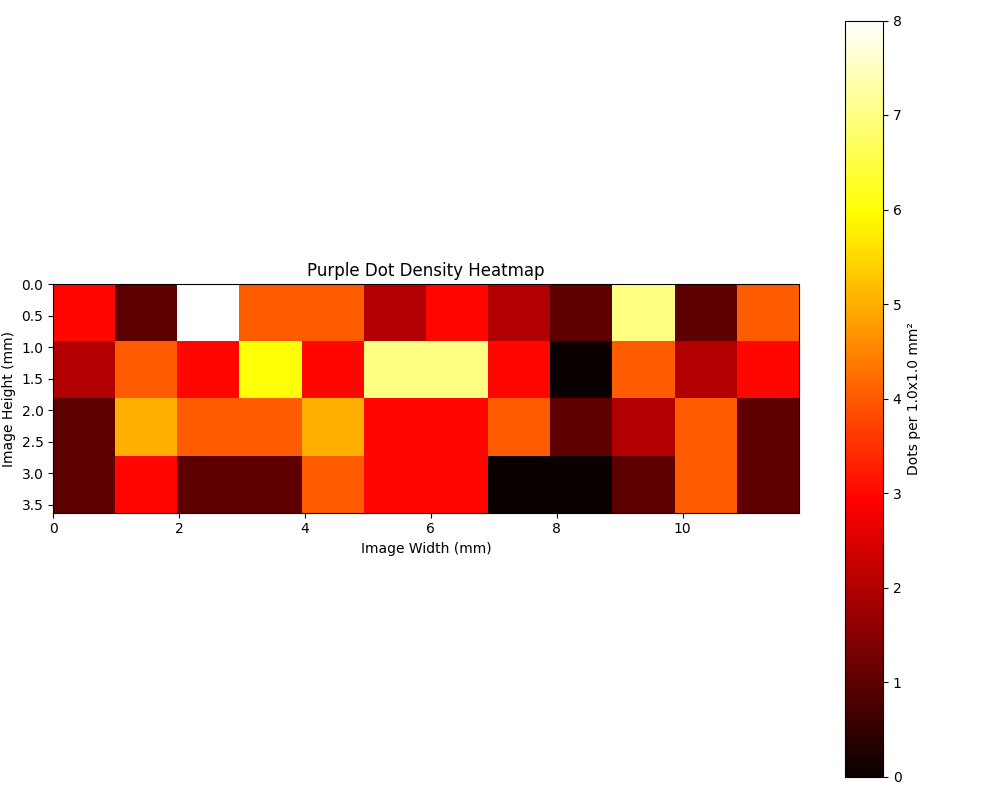
#> input picture dot_density_heatmap.png, 1000 x 800 px, given in place of the camera
$ python colorTracking.py
#> lines starting #> are read from the running program, lines starting #| are printed output that depends on the picture; after the words box and inside, x2 and y2 are one past the last pixel; in counts of white or black regions, pixels touching at a corner belong together
import cv2 as cv
import numpy as np
def nothing(x):
    pass

cap = cv.VideoCapture(0)

if not cap.isOpened():
    print("Camera no work")
    exit()
img = np.zeros((640, 480, 3), np.uint8)
cv.namedWindow('isolatedColor')
cv.createTrackbar('H','isolatedColor', 0, 179, nothing)
cv.createTrackbar('S','isolatedColor', 0, 255, nothing)
cv.createTrackbar('V','isolatedColor', 0, 255, nothing)

while True:
    #capture a frame
    ret, frame = cap.read()
#> frame is the input picture: shape (800, 1000, 3); mean B, G, R 193.8, 205.7, 238.5
    if not ret:
        print("couldn't get a frame")
        break
    #convert our frame from BGR to HSV
    hsvConverted = cv.cvtColor(frame, cv.COLOR_BGR2HSV)
#> hsvConverted: shape (800, 1000, 3); mean H, S, V 1.8, 59, 238.5
    #Get the HSV Values to look for in the frame
    hPoint = cv.getTrackbarPos('H', 'isolatedColor')
    sPoint = cv.getTrackbarPos('S', 'isolatedColor')
    vPoint = cv.getTrackbarPos('V', 'isolatedColor')

    #Add margin of error to those hsv values, keep it in range 0,255
    hLower = hPoint - 10
    hUpper = hPoint + 10
    sLower = sPoint - 50
    sUpper = sPoint + 50
    vLower = vPoint - 50
    vUpper = vPoint + 50
    if hLower < 0: hLower = 0
    if hUpper > 179: hUpper = 179
    if sLower < 0: sLower = 0
    if sUpper > 255: sUpper = 255
    if vLower < 0: vLower = 0
    if vUpper > 255: vUpper = 255

    #define boundaries for what we consider to be color
    lower = np.array([hLower,sLower,vLower])
    upper = np.array([hUpper,sUpper,vUpper])

    generatedMask = cv.inRange(hsvConverted, lower, upper)
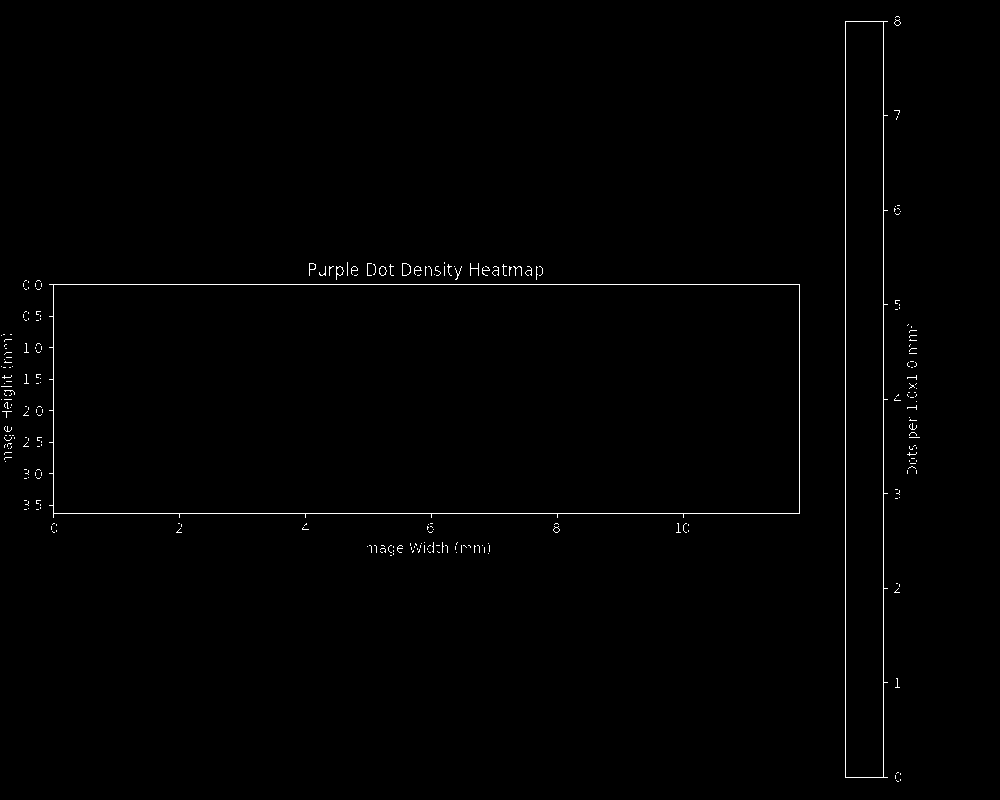
#> generatedMask: shape (800, 1000); 0.67% white in thin lines or dots, all inside (x1, y1, x2, y2) = (1, 16, 920, 782)
    kernel = np.ones((5,5), np.uint8)
    dilated = cv.dilate(generatedMask, kernel, iterations = 2)
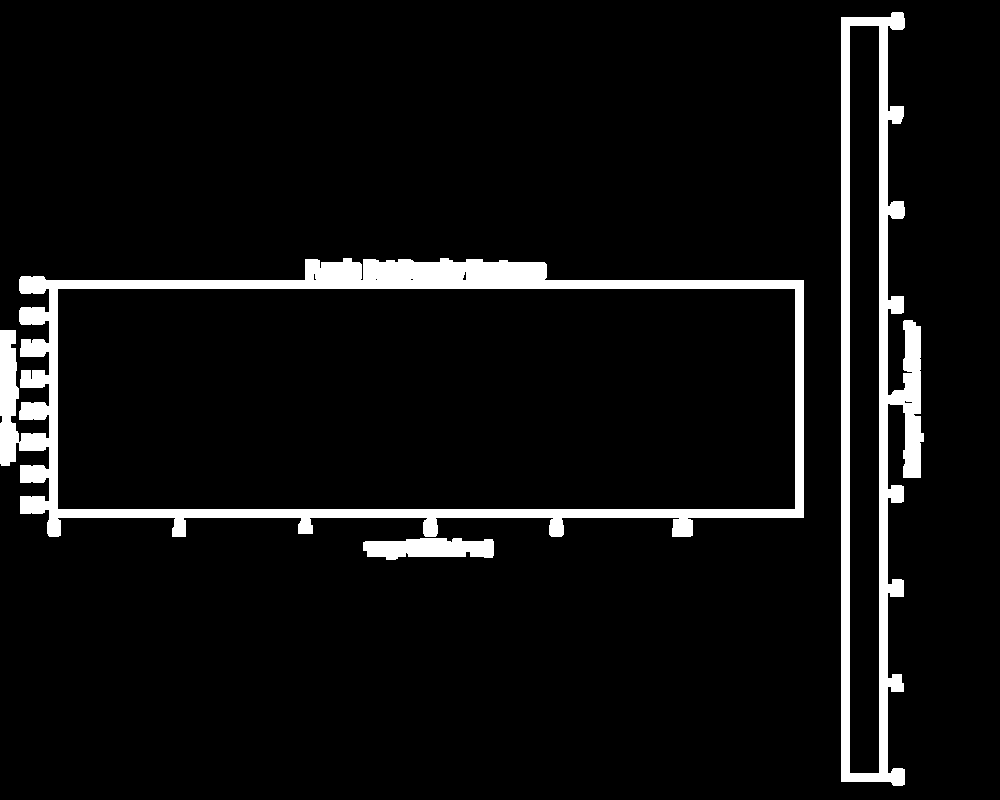
#> dilated: shape (800, 1000); 6.4% white; 3 white regions, box (x1, y1, x2, y2) and area: (0, 258, 804, 537) 29777, (841, 12, 924, 786) 19200, (363, 538, 494, 560) 2240
    eroded = cv.erode(dilated, kernel, iterations = 2)
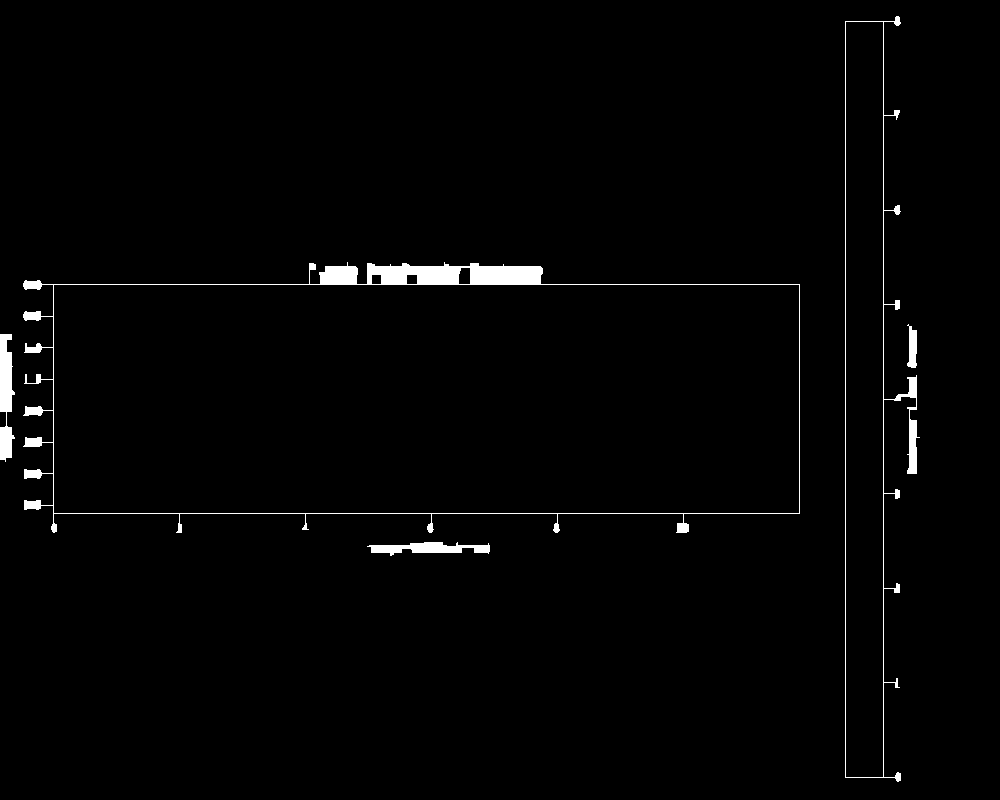
#> eroded: shape (800, 1000); 1.6% white; 5 white regions
    #dilated = cv.dilate(eroded, kernel, iterations = 1)

    result = cv.bitwise_and(frame, frame, mask=eroded)
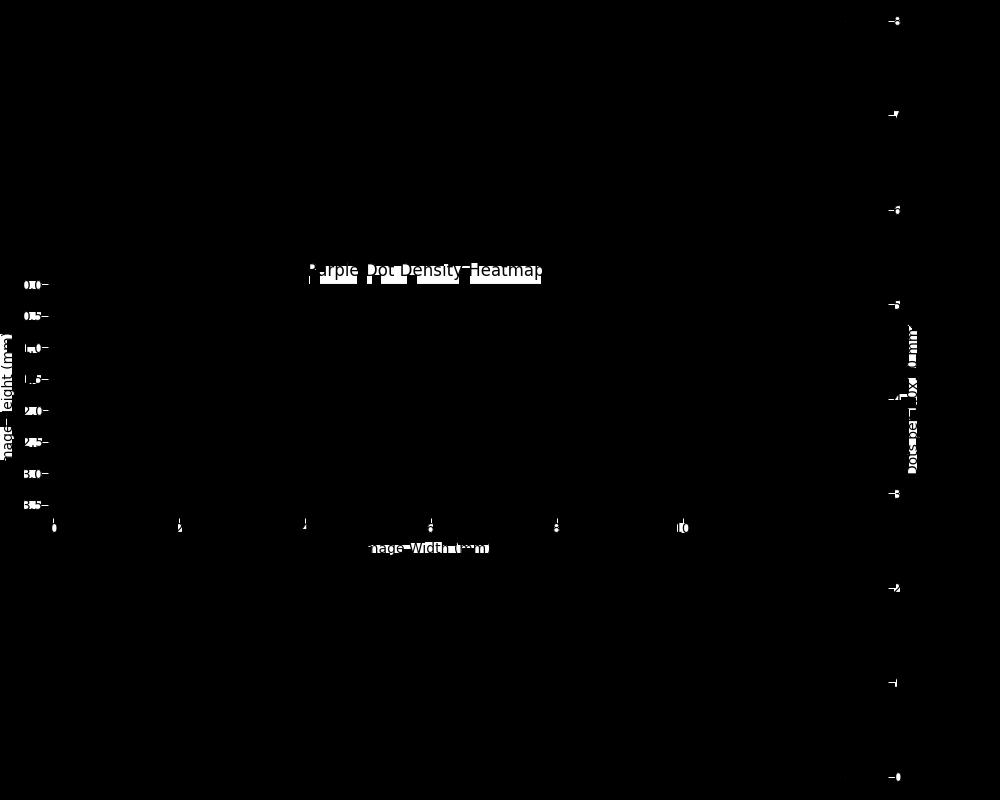
#> result: shape (800, 1000, 3); min 0, max 255, mean 2


    #cv.imshow("frame", frame)
    #cv.imshow("binaryImg", eroded)
    cv.imshow("isolatedColor", result)
    #conert the frame from BGR to Gray
    # grayConverted = cv.cvtColor(frame, cv.COLOR_BGR2GRAY)
    # cv.imshow("frame", grayConverted)

    #Find the contours, then find the largest area contour
    #Calculate the moments and centroid. If the radius of the circle is above a value, draw that circle and centroid

    contours, hierarchy = cv.findContours(eroded, cv.RETR_TREE, cv.CHAIN_APPROX_SIMPLE)
#> contours = 10 contours; largest, box (x1, y1, x2, y2) and area: (23, 262, 800, 533) 175896, (53, 284, 800, 514) 170832, (845, 16, 920, 782) 29580, (845, 21, 884, 778) 28726, (0, 334, 15, 462) 1150
    # for i in range(0,len(contours)):

    #     cv.drawContours(frame, contours, i, (0, 255,255), 2)
    if(len(contours) > 0):
        area = cv.contourArea(contours[0])
#> area = 810.5
        c = max(contours, key=cv.contourArea)
#> c = contour of 365 points, box (x1, y1, x2, y2) (23, 262, 800, 533), area 175896
        ((x, y), radius) = cv.minEnclosingCircle(c)
#> x = 411; y = 398; radius = 404.7
        M = cv.moments(c)
#> M = moments, m00 175896, centre m10/m00, m01/m00 = (424.1, 396)
        center= int(M['m10']/M['m00']),int(M['m01']/M['m00'])
#> center = (424, 395)

        if radius > 10:
            cv.circle(frame, (int(x), int(y)), int(radius),(0, 255, 255), 2)
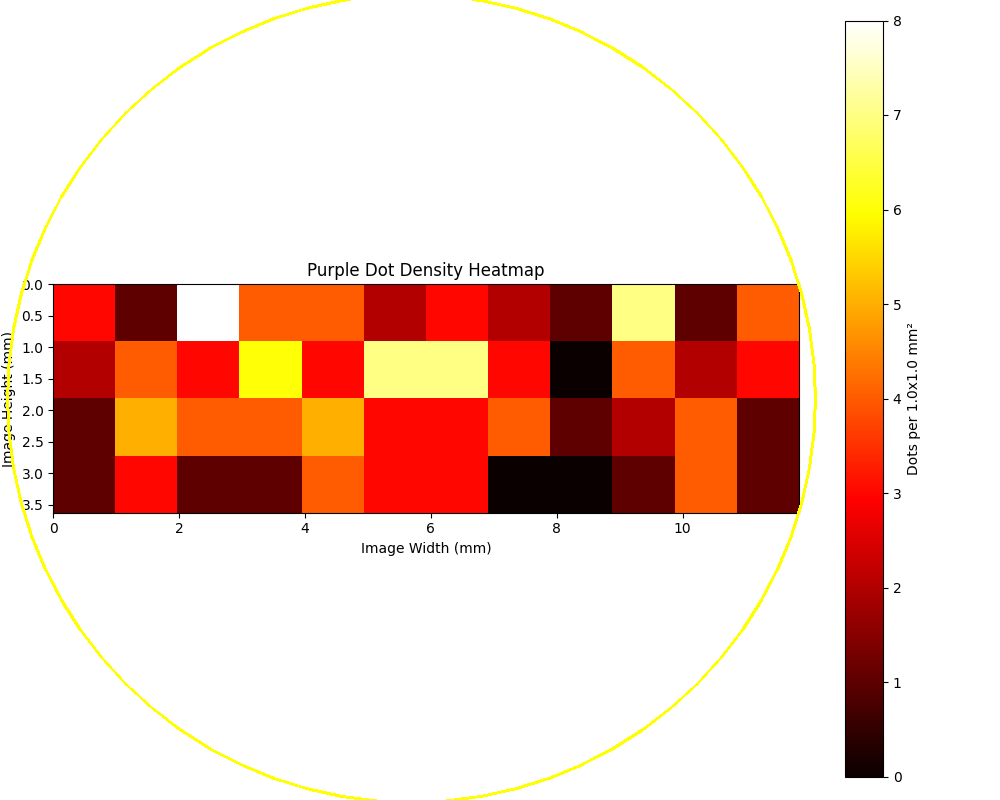
#> frame: shape (800, 1000, 3); 0.85% of pixels changed, all inside (x1, y1, x2, y2) = (6, 0, 817, 800)
            cv.circle(frame, center, 5, (0, 0, 255), -1)
#> frame: shape (800, 1000, 3); 0.01% of pixels changed, all inside (x1, y1, x2, y2) = (419, 390, 430, 401)

    # [6 lines of commented-out code are left out]

    cv.imshow("contours", frame)

    if cv.waitKey(1) == ord('q'):
#> (key q is pressed here)
        break
    elif cv.waitKey(1) == ord('s'):
        cv.imwrite('savedIm.png', frame)
        cv.imwrite('savedMask.png', generatedMask)
        cv.imwrite('savedResult.png', result)

cap.release()
cv.destroyAllWindows()

$ run again, on dot_diameters_distribution_microns.png
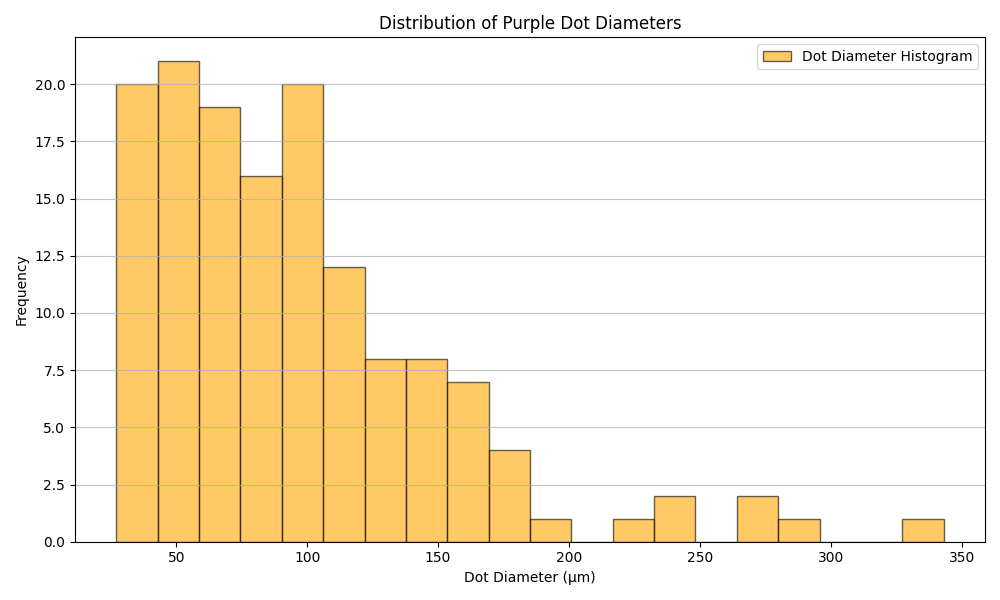
#> input picture dot_diameters_distribution_microns.png, 1000 x 600 px, given in place of the camera
#> frame is the input picture: shape (600, 1000, 3); mean B, G, R 216.1, 237.6, 249.3
#> hsvConverted: shape (600, 1000, 3); mean H, S, V 4.3, 34.3, 249.3
#> `generatedMask = cv.inRange(hsvConverted, lower, upper)`:
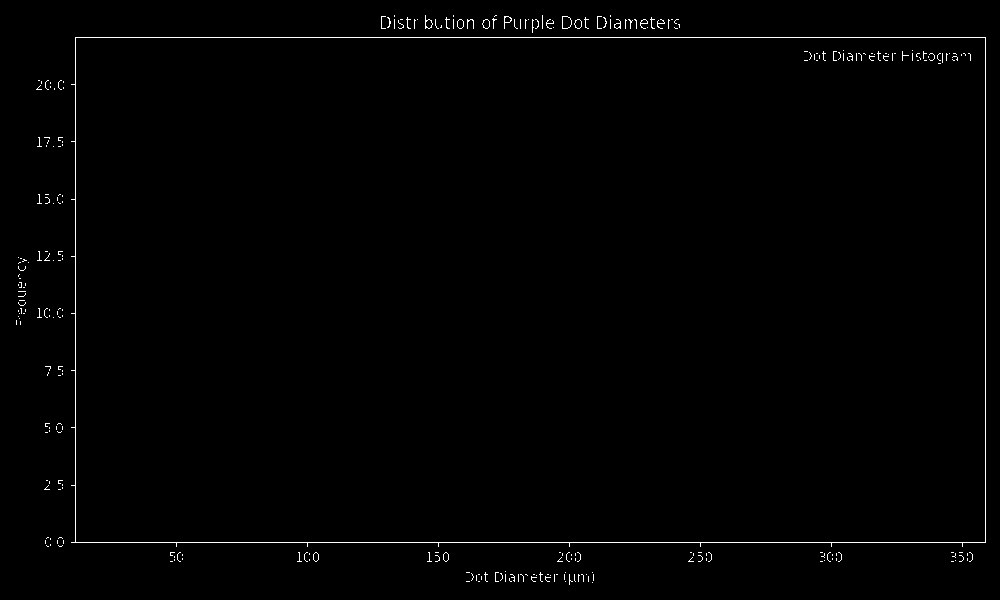
#> generatedMask: shape (600, 1000); 0.82% white in thin lines or dots
#> dilated: shape (600, 1000); 7.8% white; 3 white regions, box (x1, y1, x2, y2) and area: (12, 11, 990, 566) 41362, (800, 46, 975, 68) 2973, (462, 567, 598, 589) 2346
#> eroded: shape (600, 1000); 2.2% white; 4 white regions
#> contours = 11 contours; largest, box (x1, y1, x2, y2) and area: (36, 15, 986, 562) 467658, (75, 37, 986, 543) 459548, (804, 50, 971, 64) 998, (466, 571, 594, 585) 845, (16, 257, 29, 325) 350
#> area = 845
#> c = contour of 392 points, box (x1, y1, x2, y2) (36, 15, 986, 562), area 467658
#> x = 515.5; y = 291; radius = 533.8
#> M = moments, m00 467658, centre m10/m00, m01/m00 = (528.6, 287.2)
#> center = (528, 287)
#> `cv.circle(frame, (int(x), int(y)), int(radius),(0, 255, 255), 2)`:
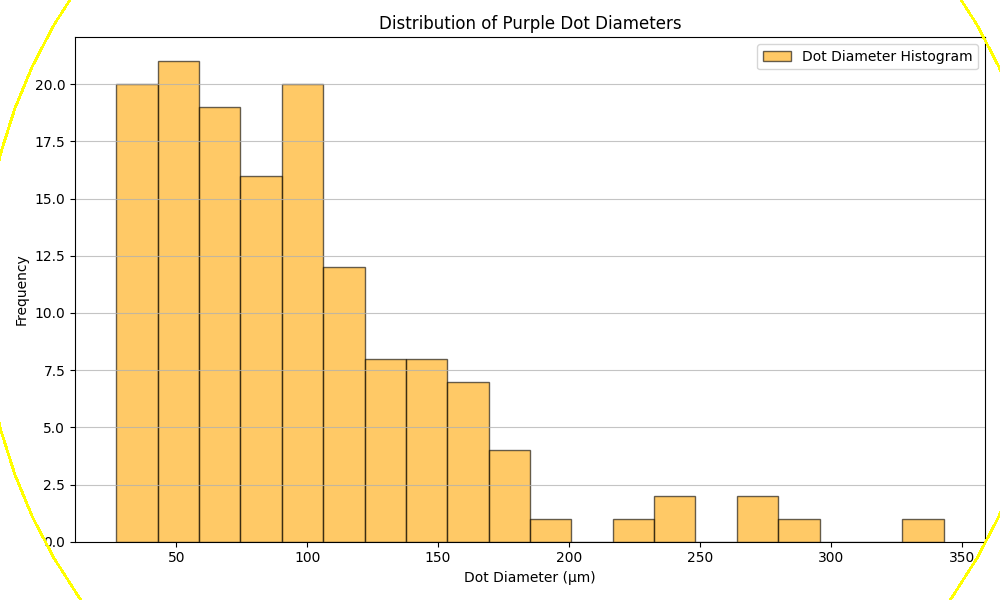
#> frame: shape (600, 1000, 3); 0.27% of pixels changed, all inside (x1, y1, x2, y2) = (0, 0, 1000, 600)

$ run again, on dot_sizes_distribution_microns.png
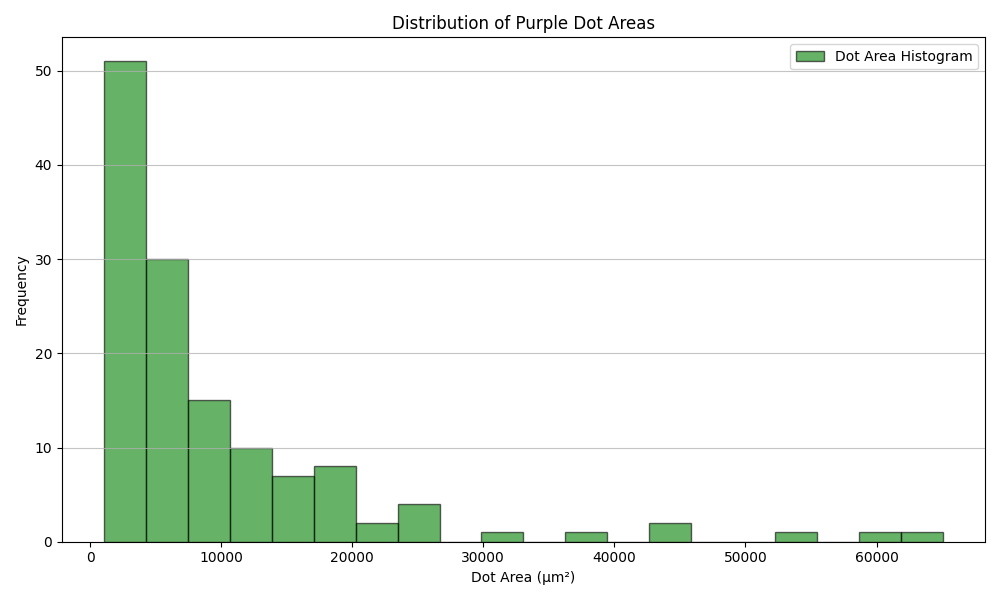
#> input picture dot_sizes_distribution_microns.png, 1000 x 600 px, given in place of the camera
#> frame is the input picture: shape (600, 1000, 3); mean B, G, R 237.7, 244.2, 237.7
#> hsvConverted: shape (600, 1000, 3); mean H, S, V 5.4, 9.6, 244.2
#> `generatedMask = cv.inRange(hsvConverted, lower, upper)`:
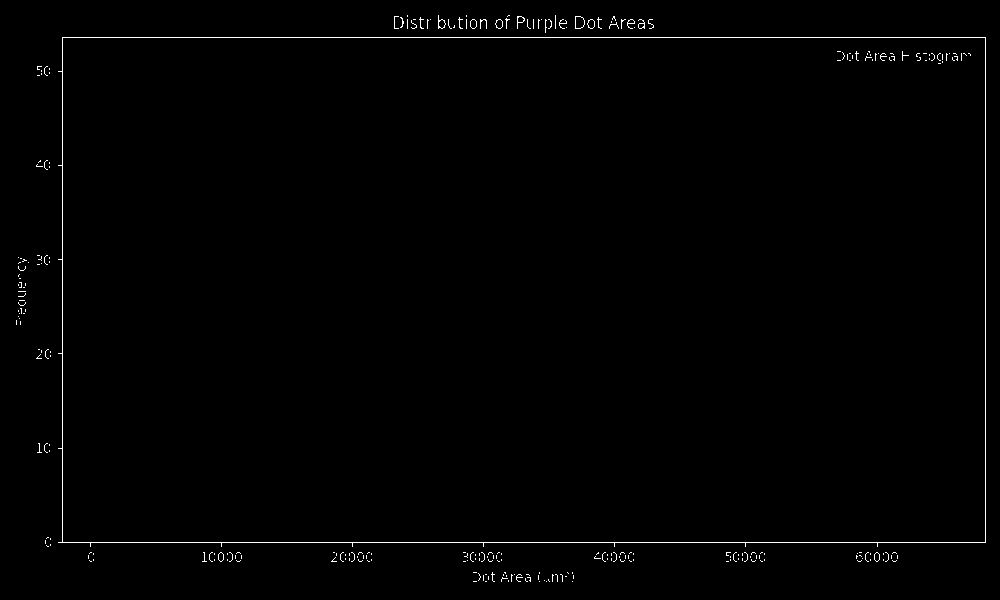
#> generatedMask: shape (600, 1000); 0.78% white in thin lines or dots
#> dilated: shape (600, 1000); 7.3% white; 3 white regions, box (x1, y1, x2, y2) and area: (12, 11, 990, 566) 39700, (833, 47, 975, 68) 2304, (469, 568, 578, 586) 1823
#> eroded: shape (600, 1000); 2% white; 3 white regions
#> contours = 10 contours; largest, box (x1, y1, x2, y2) and area: (16, 15, 986, 562) 473668, (62, 37, 986, 543) 466113, (837, 51, 971, 64) 802, (473, 572, 574, 582) 598, (506, 19, 518, 38) 194
#> area = 597.5
#> c = contour of 373 points, box (x1, y1, x2, y2) (16, 15, 986, 562), area 473668
#> x = 515.5; y = 291; radius = 533.8
#> M = moments, m00 473668, centre m10/m00, m01/m00 = (522.7, 288.1)
#> center = (522, 288)
#> `cv.circle(frame, (int(x), int(y)), int(radius),(0, 255, 255), 2)`:
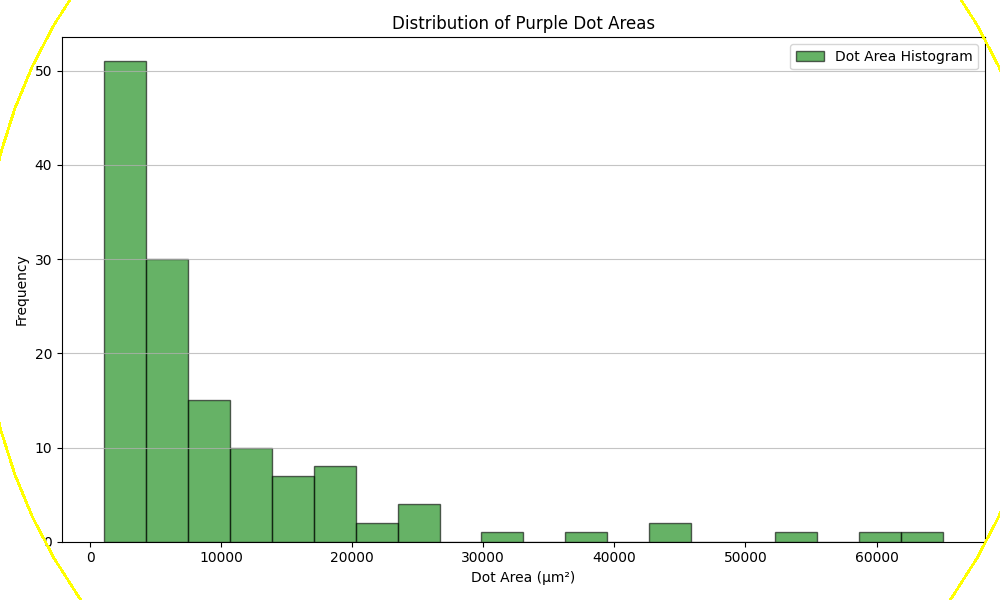
#> frame: shape (600, 1000, 3); 0.27% of pixels changed, all inside (x1, y1, x2, y2) = (0, 0, 1000, 600)
